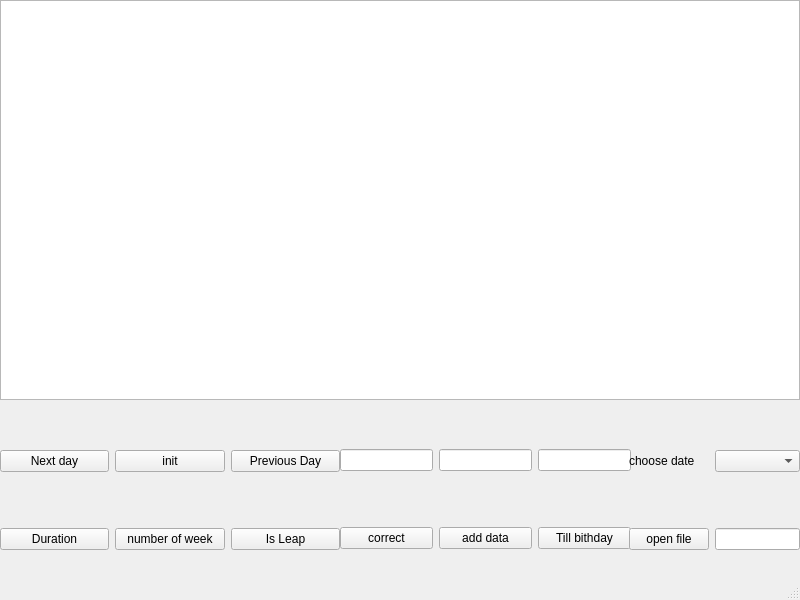
<?xml version="1.0" encoding="UTF-8"?>
<ui version="4.0">
 <class>MainWindow</class>
 <widget class="QMainWindow" name="MainWindow">
  <property name="geometry">
   <rect>
    <x>0</x>
    <y>0</y>
    <width>800</width>
    <height>600</height>
   </rect>
  </property>
  <property name="windowTitle">
   <string>MainWindow</string>
  </property>
  <widget class="QWidget" name="centralwidget">
   <widget class="QTableWidget" name="tableWidget">
    <property name="geometry">
     <rect>
      <x>0</x>
      <y>0</y>
      <width>800</width>
      <height>400</height>
     </rect>
    </property>
   </widget>
   <widget class="QWidget" name="gridWidget" native="true">
    <property name="geometry">
     <rect>
      <x>0</x>
      <y>400</y>
      <width>340</width>
      <height>200</height>
     </rect>
    </property>
    <layout class="QGridLayout" name="gridLayout">
     <item row="1" column="0">
      <widget class="QPushButton" name="Duration">
       <property name="text">
        <string>Duration</string>
       </property>
      </widget>
     </item>
     <item row="0" column="0">
      <widget class="QPushButton" name="Nextday">
       <property name="text">
        <string>Next day</string>
       </property>
      </widget>
     </item>
     <item row="1" column="1">
      <widget class="QPushButton" name="numberOfweek">
       <property name="text">
        <string>number of week</string>
       </property>
      </widget>
     </item>
     <item row="1" column="2">
      <widget class="QPushButton" name="pushButton_3">
       <property name="text">
        <string>Is Leap</string>
       </property>
      </widget>
     </item>
     <item row="0" column="2">
      <widget class="QPushButton" name="pushButton_2">
       <property name="text">
        <string>Previous Day</string>
       </property>
      </widget>
     </item>
     <item row="0" column="1">
      <widget class="QPushButton" name="inintialization">
       <property name="text">
        <string>init</string>
       </property>
      </widget>
     </item>
    </layout>
   </widget>
   <widget class="QWidget" name="gridWidget" native="true">
    <property name="geometry">
     <rect>
      <x>340</x>
      <y>399</y>
      <width>291</width>
      <height>201</height>
     </rect>
    </property>
    <layout class="QGridLayout" name="gridLayout_2">
     <item row="0" column="0">
      <widget class="QLineEdit" name="correctData"/>
     </item>
     <item row="0" column="1">
      <widget class="QLineEdit" name="addData"/>
     </item>
     <item row="0" column="3">
      <widget class="QLineEdit" name="lineEdit"/>
     </item>
     <item row="1" column="1">
      <widget class="QPushButton" name="add">
       <property name="text">
        <string>add data</string>
       </property>
      </widget>
     </item>
     <item row="1" column="3">
      <widget class="QPushButton" name="pushButton_4">
       <property name="text">
        <string>Till bithday</string>
       </property>
      </widget>
     </item>
     <item row="1" column="0">
      <widget class="QPushButton" name="correct">
       <property name="text">
        <string>correct</string>
       </property>
      </widget>
     </item>
    </layout>
   </widget>
   <widget class="QWidget" name="gridWidget" native="true">
    <property name="geometry">
     <rect>
      <x>629</x>
      <y>400</y>
      <width>171</width>
      <height>200</height>
     </rect>
    </property>
    <layout class="QGridLayout" name="gridLayout_3">
     <item row="1" column="0">
      <widget class="QPushButton" name="openFile_2">
       <property name="text">
        <string>open file</string>
       </property>
      </widget>
     </item>
     <item row="0" column="1">
      <widget class="QComboBox" name="comboBox"/>
     </item>
     <item row="0" column="0">
      <widget class="QLabel" name="label">
       <property name="text">
        <string>choose date</string>
       </property>
      </widget>
     </item>
     <item row="1" column="1">
      <widget class="QLineEdit" name="openFile"/>
     </item>
    </layout>
   </widget>
   <widget class="QLabel" name="alarmLabel">
    <property name="geometry">
     <rect>
      <x>340</x>
      <y>410</y>
      <width>291</width>
      <height>21</height>
     </rect>
    </property>
    <property name="text">
     <string/>
    </property>
   </widget>
  </widget>
  <widget class="QMenuBar" name="menubar">
   <property name="geometry">
    <rect>
     <x>0</x>
     <y>0</y>
     <width>800</width>
     <height>26</height>
    </rect>
   </property>
  </widget>
  <widget class="QStatusBar" name="statusbar"/>
 </widget>
 <resources/>
 <connections/>
</ui>
